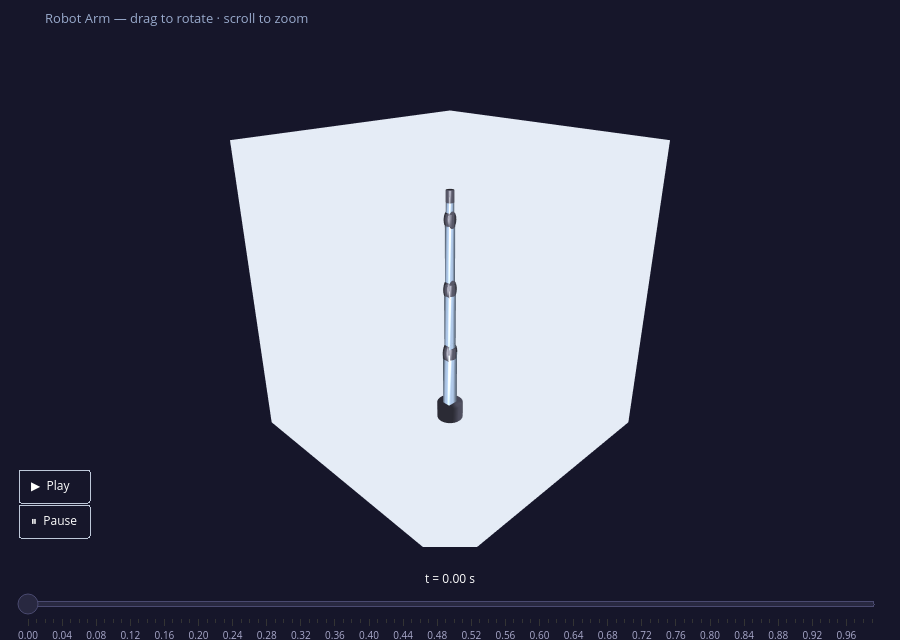

Write notebook code for a chart like this one.
### Markdown cell above
With this simple PD controller implemented, we can run the simulation with 0 on all join angles as the initial position and see how it behaves, plotting the results.

### Code cell
desired_state_func = lambda t: (
    np.array([0.3, 1, 0.5, -0.3, 1, 0.5, 0.1]),  # q_d
    np.zeros(7),                                    # q_dot_d
    np.zeros(7),                                    # q_ddot_d
)

t, q, q_dot = simulate(test_PID, desired_state_func, q_0=np.zeros(7), q_dot_0=np.zeros(7), t_span=(0, 1), dt=0.01, rtol=1e-3, atol=1e-5)

plot_tracking_error(t, q, desired_state_func)

animate_robot(t, q)

### Figure 1 — Plotly figure (JSON) as saved in the notebook; plotly's stock layout.template omitted (floating-point values rounded to 4 significant figures; data arrays with more than 128 entries replaced by an {"elided": "..."} marker saying what was removed)
{"data": [{"color": "#484858", "flatshading": false, "i": [0, 0, 44, 45, 1, 1, 44, 45, 2, 2, 44, 45, 3, 3, 44, 45, 4, 4, 44, 45, 5, 5, 44, 45, 6, 6, 44, 45, 7, 7, 44, 45, 8, 8, 44, 45, 9, 9, 44, 45, 10, 10, 44, 45, 11, 11, 44, 45, 12, 12, 44, 45, 13, 13, 44, 45, 14, 14, 44, 45, 15, 15, 44, 45, 16, 16, 44, 45, 17, 17, 44, 45, 18, 18, 44, 45, 19, 19, 44, 45, 20, 20, 44, 45, 21, 21, 44, 45], "j": [1, 23, 1, 22, 2, 24, 2, 23, 3, 25, 3, 24, 4, 26, 4, 25, 5, 27, 5, 26, 6, 28, 6, 27, 7, 29, 7, 28, 8, 30, 8, 29, 9, 31, 9, 30, 10, 32, 10, 31, 11, 33, 11, 32, 12, 34, 12, 33, 13, 35, 13, 34, 14, 36, 14, 35, 15, 37, 15, 36, 16, 38, 16, 37, 17, 39, 17, 38, 18, 40, 18, 39, 19, 41, 19, 40, 20, 42, 20, 41, 21, 43, 21, 42, 0, 22, 0, 43], "k": [23, 22, 0, 23, 24, 23, 1, 24, 25, 24, 2, 25, 26, 25, 3, 26, 27, 26, 4, 27, 28, 27, 5, 28, 29, 28, 6, 29, 30, 29, 7, 30, 31, 30, 8, 31, 32, 31, 9, 32, 33, 32, 10, 33, 34, 33, 11, 34, 35, 34, 12, 35, 36, 35, 13, 36, 37, 36, 14, 37, 38, 37, 15, 38, 39, 38, 16, 39, 40, 39, 17, 40, 41, 40, 18, 41, 42, 41, 19, 42, 43, 42, 20, 43, 22, 43, 21, 22], "lighting": {"ambient": 0.6, "diffuse": 0.8}, "showscale": false, "type": "mesh3d", "x": [0.13, 0.1247, 0.1094, 0.08513, 0.054, 0.0185, -0.0185, -0.054, -0.08513, -0.1094, -0.1247, -0.13, -0.1247, -0.1094, -0.08513, -0.054, -0.0185, 0.0185, 0.054, 0.08513, 0.1094, 0.1247, 0.13, 0.1247, 0.1094, 0.08513, 0.054, 0.0185, -0.0185, -0.054, -0.08513, -0.1094, -0.1247, -0.13, -0.1247, -0.1094, -0.08513, -0.054, -0.0185, 0.0185, 0.054, 0.08513, 0.1094, 0.1247, 0.0, 0.0], "y": [0.0, 0.03663, 0.07028, 0.09825, 0.1183, 0.1287, 0.1287, 0.1183, 0.09825, 0.07028, 0.03663, 1.592e-17, -0.03663, -0.07028, -0.09825, -0.1183, -0.1287, -0.1287, -0.1183, -0.09825, -0.07028, -0.03663, 0.0, 0.03663, 0.07028, 0.09825, 0.1183, 0.1287, 0.1287, 0.1183, 0.09825, 0.07028, 0.03663, 1.592e-17, -0.03663, -0.07028, -0.09825, -0.1183, -0.1287, -0.1287, -0.1183, -0.09825, -0.07028, -0.03663, 0.0, 0.0], "z": [-0.1, -0.1, -0.1, -0.1, -0.1, -0.1, -0.1, -0.1, -0.1, -0.1, -0.1, -0.1, -0.1, -0.1, -0.1, -0.1, -0.1, -0.1, -0.1, -0.1, -0.1, -0.1, 0.0, 0.0, 0.0, 0.0, 0.0, 0.0, 0.0, 0.0, 0.0, 0.0, 0.0, 0.0, 0.0, 0.0, 0.0, 0.0, 0.0, 0.0, 0.0, 0.0, 0.0, 0.0, -0.1, 0.0]}, {"color": "#AFC8E8", "flatshading": false, "i": [0, 0, 4, 4, 0, 0, 2, 2, 0, 0, 1, 1, 8, 8, 12, 12, 8, 8, 10, 10, 8, 8, 9, 9, 16, 16, 20, 20, 16, 16, 18, 18, 16, 16, 17, 17, 24, 24, 28, 28, 24, 24, 26, 26, 24, 24, 25, 25, 32, 32, 36, 36, 32, 32, 34, 34, 32, 32, 33, 33, 40, 40, 44, 44, 40, 40, 42, 42, 40, 40, 41, 41, 48, 48, 52, 52, 48, 48, 50, 50, 48, 48, 49, 49], "j": [1, 2, 6, 7, 4, 5, 6, 7, 3, 7, 5, 6, 9, 10, 14, 15, 12, 13, 14, 15, 11, 15, 13, 14, 17, 18, 22, 23, 20, 21, 22, 23, 19, 23, 21, 22, 25, 26, 30, 31, 28, 29, 30, 31, 27, 31, 29, 30, 33, 34, 38, 39, 36, 37, 38, 39, 35, 39, 37, 38, 41, 42, 46, 47, 44, 45, 46, 47, 43, 47, 45, 46, 49, 50, 54, 55, 52, 53, 54, 55, 51, 55, 53, 54], "k": [2, 3, 5, 6, 5, 1, 7, 3, 7, 4, 6, 2, 10, 11, 13, 14, 13, 9, 15, 11, 15, 12, 14, 10, 18, 19, 21, 22, 21, 17, 23, 19, 23, 20, 22, 18, 26, 27, 29, 30, 29, 25, 31, 27, 31, 28, 30, 26, 34, 35, 37, 38, 37, 33, 39, 35, 39, 36, 38, 34, 42, 43, 45, 46, 45, 41, 47, 43, 47, 44, 46, 42, 50, 51, 53, 54, 53, 49, 55, 51, 55, 52, 54, 50], "lighting": {"ambient": 0.45, "diffuse": 0.9, "fresnel": 0.15, "roughness": 0.25, "specular": 0.6}, "lightposition": {"x": 200, "y": 300, "z": 500}, "showscale": false, "type": "mesh3d", "x": [-0.055, 0.055, 0.055, -0.055, -0.055, 0.055, 0.055, -0.055, -0.045, 0.045, 0.045, -0.045, -0.045, 0.045, 0.045, -0.045, -0.0425, 0.0425, 0.0425, -0.0425, -0.0425, 0.0425, 0.0425, -0.0425, -0.0375, 0.0375, 0.0375, -0.0375, -0.0375, 0.0375, 0.0375, -0.0375, -0.035, 0.035, 0.035, -0.035, -0.035, 0.035, 0.035, -0.035, -0.03, 0.03, 0.03, -0.03, -0.03, 0.03, 0.03, -0.03, -0.0275, 0.0275, 0.0275, -0.0275, -0.0275, 0.0275, 0.0275, -0.0275], "y": [-0.0425, -0.0425, 0.0425, 0.0425, -0.0425, -0.0425, 0.0425, 0.0425, 0.0375, 0.0375, -0.0375, -0.0375, 0.0375, 0.0375, -0.0375, -0.0375, -0.035, -0.035, 0.035, 0.035, -0.035, -0.035, 0.035, 0.035, 0.0325, 0.0325, -0.0325, -0.0325, 0.0325, 0.0325, -0.0325, -0.0325, -0.03, -0.03, 0.03, 0.03, -0.03, -0.03, 0.03, 0.03, 0.0275, 0.0275, -0.0275, -0.0275, 0.0275, 0.0275, -0.0275, -0.0275, -0.025, -0.025, 0.025, 0.025, -0.025, -0.025, 0.025, 0.025], "z": [0.0, 0.0, 0.0, 0.0, 0.34, 0.34, 0.34, 0.34, 0.34, 0.34, 0.34, 0.34, 0.34, 0.34, 0.34, 0.34, 0.34, 0.34, 0.34, 0.34, 0.74, 0.74, 0.74, 0.74, 0.74, 0.74, 0.74, 0.74, 0.74, 0.74, 0.74, 0.74, 0.74, 0.74, 0.74, 0.74, 1.14, 1.14, 1.14, 1.14, 1.14, 1.14, 1.14, 1.14, 1.14, 1.14, 1.14, 1.14, 1.14, 1.14, 1.14, 1.14, 1.266, 1.266, 1.266, 1.266]}, {"color": "#585868", "flatshading": false, "i": {"elided": "616 int values"}, "j": {"elided": "616 int values"}, "k": {"elided": "616 int values"}, "lighting": {"ambient": 0.45, "diffuse": 0.9, "fresnel": 0.15, "roughness": 0.25, "specular": 0.6}, "lightposition": {"x": 200, "y": 300, "z": 500}, "showscale": false, "type": "mesh3d", "x": {"elided": "322 float values"}, "y": {"elided": "322 float values"}, "z": {"elided": "322 float values"}}], "layout": {"font": {"color": "white"}, "height": 640, "margin": {"b": 70, "l": 0, "r": 0, "t": 45}, "paper_bgcolor": "#16162a", "scene": {"aspectmode": "manual", "aspectratio": {"x": 1, "y": 1, "z": 1.1}, "bgcolor": "#16162a", "camera": {"eye": {"x": 1.4, "y": 1.4, "z": 0.9}}, "xaxis": {"range": [-1.3, 1.3], "showgrid": false, "showticklabels": false, "title": {"text": ""}, "zeroline": false}, "yaxis": {"range": [-1.3, 1.3], "showgrid": false, "showticklabels": false, "title": {"text": ""}, "zeroline": false}, "zaxis": {"range": [-0.15, 1.55], "showgrid": false, "showticklabels": false, "title": {"text": ""}, "zeroline": false}}, "sliders": [{"active": 0, "bgcolor": "#282840", "bordercolor": "#4a4a70", "currentvalue": {"font": {"color": "white", "size": 12}, "prefix": "t = ", "suffix": " s", "visible": true, "xanchor": "center"}, "font": {"color": "#aaaacc", "size": 10}, "len": 0.96, "steps": [{"args": [["0"], {"frame": {"duration": 0, "redraw": true}, "mode": "immediate"}], "label": "0.00", "method": "animate"}, {"args": [["1"], {"frame": {"duration": 0, "redraw": true}, "mode": "immediate"}], "label": "0.01", "method": "animate"}, {"args": [["2"], {"frame": {"duration": 0, "redraw": true}, "mode": "immediate"}], "label": "0.02", "method": "animate"}, {"args": [["3"], {"frame": {"duration": 0, "redraw": true}, "mode": "immediate"}], "label": "0.03", "method": "animate"}, {"args": [["4"], {"frame": {"duration": 0, "redraw": true}, "mode": "immediate"}], "label": "0.04", "method": "animate"}, {"args": [["5"], {"frame": {"duration": 0, "redraw": true}, "mode": "immediate"}], "label": "0.05", "method": "animate"}, {"args": [["6"], {"frame": {"duration": 0, "redraw": true}, "mode": "immediate"}], "label": "0.06", "method": "animate"}, {"args": [["7"], {"frame": {"duration": 0, "redraw": true}, "mode": "immediate"}], "label": "0.07", "method": "animate"}, {"args": [["8"], {"frame": {"duration": 0, "redraw": true}, "mode": "immediate"}], "label": "0.08", "method": "animate"}, {"args": [["9"], {"frame": {"duration": 0, "redraw": true}, "mode": "immediate"}], "label": "0.09", "method": "animate"}, {"args": [["10"], {"frame": {"duration": 0, "redraw": true}, "mode": "immediate"}], "label": "0.10", "method": "animate"}, {"args": [["11"], {"frame": {"duration": 0, "redraw": true}, "mode": "immediate"}], "label": "0.11", "method": "animate"}, {"args": [["12"], {"frame": {"duration": 0, "redraw": true}, "mode": "immediate"}], "label": "0.12", "method": "animate"}, {"args": [["13"], {"frame": {"duration": 0, "redraw": true}, "mode": "immediate"}], "label": "0.13", "method": "animate"}, {"args": [["14"], {"frame": {"duration": 0, "redraw": true}, "mode": "immediate"}], "label": "0.14", "method": "animate"}, {"args": [["15"], {"frame": {"duration": 0, "redraw": true}, "mode": "immediate"}], "label": "0.15", "method": "animate"}, {"args": [["16"], {"frame": {"duration": 0, "redraw": true}, "mode": "immediate"}], "label": "0.16", "method": "animate"}, {"args": [["17"], {"frame": {"duration": 0, "redraw": true}, "mode": "immediate"}], "label": "0.17", "method": "animate"}, {"args": [["18"], {"frame": {"duration": 0, "redraw": true}, "mode": "immediate"}], "label": "0.18", "method": "animate"}, {"args": [["19"], {"frame": {"duration": 0, "redraw": true}, "mode": "immediate"}], "label": "0.19", "method": "animate"}, {"args": [["20"], {"frame": {"duration": 0, "redraw": true}, "mode": "immediate"}], "label": "0.20", "method": "animate"}, {"args": [["21"], {"frame": {"duration": 0, "redraw": true}, "mode": "immediate"}], "label": "0.21", "method": "animate"}, {"args": [["22"], {"frame": {"duration": 0, "redraw": true}, "mode": "immediate"}], "label": "0.22", "method": "animate"}, {"args": [["23"], {"frame": {"duration": 0, "redraw": true}, "mode": "immediate"}], "label": "0.23", "method": "animate"}, {"args": [["24"], {"frame": {"duration": 0, "redraw": true}, "mode": "immediate"}], "label": "0.24", "method": "animate"}, {"args": [["25"], {"frame": {"duration": 0, "redraw": true}, "mode": "immediate"}], "label": "0.25", "method": "animate"}, {"args": [["26"], {"frame": {"duration": 0, "redraw": true}, "mode": "immediate"}], "label": "0.26", "method": "animate"}, {"args": [["27"], {"frame": {"duration": 0, "redraw": true}, "mode": "immediate"}], "label": "0.27", "method": "animate"}, {"args": [["28"], {"frame": {"duration": 0, "redraw": true}, "mode": "immediate"}], "label": "0.28", "method": "animate"}, {"args": [["29"], {"frame": {"duration": 0, "redraw": true}, "mode": "immediate"}], "label": "0.29", "method": "animate"}, {"args": [["30"], {"frame": {"duration": 0, "redraw": true}, "mode": "immediate"}], "label": "0.30", "method": "animate"}, {"args": [["31"], {"frame": {"duration": 0, "redraw": true}, "mode": "immediate"}], "label": "0.31", "method": "animate"}, {"args": [["32"], {"frame": {"duration": 0, "redraw": true}, "mode": "immediate"}], "label": "0.32", "method": "animate"}, {"args": [["33"], {"frame": {"duration": 0, "redraw": true}, "mode": "immediate"}], "label": "0.33", "method": "animate"}, {"args": [["34"], {"frame": {"duration": 0, "redraw": true}, "mode": "immediate"}], "label": "0.34", "method": "animate"}, {"args": [["35"], {"frame": {"duration": 0, "redraw": true}, "mode": "immediate"}], "label": "0.35", "method": "animate"}, {"args": [["36"], {"frame": {"duration": 0, "redraw": true}, "mode": "immediate"}], "label": "0.36", "method": "animate"}, {"args": [["37"], {"frame": {"duration": 0, "redraw": true}, "mode": "immediate"}], "label": "0.37", "method": "animate"}, {"args": [["38"], {"frame": {"duration": 0, "redraw": true}, "mode": "immediate"}], "label": "0.38", "method": "animate"}, {"args": [["39"], {"frame": {"duration": 0, "redraw": true}, "mode": "immediate"}], "label": "0.39", "method": "animate"}, {"args": [["40"], {"frame": {"duration": 0, "redraw": true}, "mode": "immediate"}], "label": "0.40", "method": "animate"}, {"args": [["41"], {"frame": {"duration": 0, "redraw": true}, "mode": "immediate"}], "label": "0.41", "method": "animate"}, {"args": [["42"], {"frame": {"duration": 0, "redraw": true}, "mode": "immediate"}], "label": "0.42", "method": "animate"}, {"args": [["43"], {"frame": {"duration": 0, "redraw": true}, "mode": "immediate"}], "label": "0.43", "method": "animate"}, {"args": [["44"], {"frame": {"duration": 0, "redraw": true}, "mode": "immediate"}], "label": "0.44", "method": "animate"}, {"args": [["45"], {"frame": {"duration": 0, "redraw": true}, "mode": "immediate"}], "label": "0.45", "method": "animate"}, {"args": [["46"], {"frame": {"duration": 0, "redraw": true}, "mode": "immediate"}], "label": "0.46", "method": "animate"}, {"args": [["47"], {"frame": {"duration": 0, "redraw": true}, "mode": "immediate"}], "label": "0.47", "method": "animate"}, {"args": [["48"], {"frame": {"duration": 0, "redraw": true}, "mode": "immediate"}], "label": "0.48", "method": "animate"}, {"args": [["49"], {"frame": {"duration": 0, "redraw": true}, "mode": "immediate"}], "label": "0.49", "method": "animate"}, {"args": [["50"], {"frame": {"duration": 0, "redraw": true}, "mode": "immediate"}], "label": "0.50", "method": "animate"}, {"args": [["51"], {"frame": {"duration": 0, "redraw": true}, "mode": "immediate"}], "label": "0.51", "method": "animate"}, {"args": [["52"], {"frame": {"duration": 0, "redraw": true}, "mode": "immediate"}], "label": "0.52", "method": "animate"}, {"args": [["53"], {"frame": {"duration": 0, "redraw": true}, "mode": "immediate"}], "label": "0.53", "method": "animate"}, {"args": [["54"], {"frame": {"duration": 0, "redraw": true}, "mode": "immediate"}], "label": "0.54", "method": "animate"}, {"args": [["55"], {"frame": {"duration": 0, "redraw": true}, "mode": "immediate"}], "label": "0.55", "method": "animate"}, {"args": [["56"], {"frame": {"duration": 0, "redraw": true}, "mode": "immediate"}], "label": "0.56", "method": "animate"}, {"args": [["57"], {"frame": {"duration": 0, "redraw": true}, "mode": "immediate"}], "label": "0.57", "method": "animate"}, {"args": [["58"], {"frame": {"duration": 0, "redraw": true}, "mode": "immediate"}], "label": "0.58", "method": "animate"}, {"args": [["59"], {"frame": {"duration": 0, "redraw": true}, "mode": "immediate"}], "label": "0.59", "method": "animate"}, {"args": [["60"], {"frame": {"duration": 0, "redraw": true}, "mode": "immediate"}], "label": "0.60", "method": "animate"}, {"args": [["61"], {"frame": {"duration": 0, "redraw": true}, "mode": "immediate"}], "label": "0.61", "method": "animate"}, {"args": [["62"], {"frame": {"duration": 0, "redraw": true}, "mode": "immediate"}], "label": "0.62", "method": "animate"}, {"args": [["63"], {"frame": {"duration": 0, "redraw": true}, "mode": "immediate"}], "label": "0.63", "method": "animate"}, {"args": [["64"], {"frame": {"duration": 0, "redraw": true}, "mode": "immediate"}], "label": "0.64", "method": "animate"}, {"args": [["65"], {"frame": {"duration": 0, "redraw": true}, "mode": "immediate"}], "label": "0.65", "method": "animate"}, {"args": [["66"], {"frame": {"duration": 0, "redraw": true}, "mode": "immediate"}], "label": "0.66", "method": "animate"}, {"args": [["67"], {"frame": {"duration": 0, "redraw": true}, "mode": "immediate"}], "label": "0.67", "method": "animate"}, {"args": [["68"], {"frame": {"duration": 0, "redraw": true}, "mode": "immediate"}], "label": "0.68", "method": "animate"}, {"args": [["69"], {"frame": {"duration": 0, "redraw": true}, "mode": "immediate"}], "label": "0.69", "method": "animate"}, {"args": [["70"], {"frame": {"duration": 0, "redraw": true}, "mode": "immediate"}], "label": "0.70", "method": "animate"}, {"args": [["71"], {"frame": {"duration": 0, "redraw": true}, "mode": "immediate"}], "label": "0.71", "method": "animate"}, {"args": [["72"], {"frame": {"duration": 0, "redraw": true}, "mode": "immediate"}], "label": "0.72", "method": "animate"}, {"args": [["73"], {"frame": {"duration": 0, "redraw": true}, "mode": "immediate"}], "label": "0.73", "method": "animate"}, {"args": [["74"], {"frame": {"duration": 0, "redraw": true}, "mode": "immediate"}], "label": "0.74", "method": "animate"}, {"args": [["75"], {"frame": {"duration": 0, "redraw": true}, "mode": "immediate"}], "label": "0.75", "method": "animate"}, {"args": [["76"], {"frame": {"duration": 0, "redraw": true}, "mode": "immediate"}], "label": "0.76", "method": "animate"}, {"args": [["77"], {"frame": {"duration": 0, "redraw": true}, "mode": "immediate"}], "label": "0.77", "method": "animate"}, {"args": [["78"], {"frame": {"duration": 0, "redraw": true}, "mode": "immediate"}], "label": "0.78", "method": "animate"}, {"args": [["79"], {"frame": {"duration": 0, "redraw": true}, "mode": "immediate"}], "label": "0.79", "method": "animate"}, {"args": [["80"], {"frame": {"duration": 0, "redraw": true}, "mode": "immediate"}], "label": "0.80", "method": "animate"}, {"args": [["81"], {"frame": {"duration": 0, "redraw": true}, "mode": "immediate"}], "label": "0.81", "method": "animate"}, {"args": [["82"], {"frame": {"duration": 0, "redraw": true}, "mode": "immediate"}], "label": "0.82", "method": "animate"}, {"args": [["83"], {"frame": {"duration": 0, "redraw": true}, "mode": "immediate"}], "label": "0.83", "method": "animate"}, {"args": [["84"], {"frame": {"duration": 0, "redraw": true}, "mode": "immediate"}], "label": "0.84", "method": "animate"}, {"args": [["85"], {"frame": {"duration": 0, "redraw": true}, "mode": "immediate"}], "label": "0.85", "method": "animate"}, {"args": [["86"], {"frame": {"duration": 0, "redraw": true}, "mode": "immediate"}], "label": "0.86", "method": "animate"}, {"args": [["87"], {"frame": {"duration": 0, "redraw": true}, "mode": "immediate"}], "label": "0.87", "method": "animate"}, {"args": [["88"], {"frame": {"duration": 0, "redraw": true}, "mode": "immediate"}], "label": "0.88", "method": "animate"}, {"args": [["89"], {"frame": {"duration": 0, "redraw": true}, "mode": "immediate"}], "label": "0.89", "method": "animate"}, {"args": [["90"], {"frame": {"duration": 0, "redraw": true}, "mode": "immediate"}], "label": "0.90", "method": "animate"}, {"args": [["91"], {"frame": {"duration": 0, "redraw": true}, "mode": "immediate"}], "label": "0.91", "method": "animate"}, {"args": [["92"], {"frame": {"duration": 0, "redraw": true}, "mode": "immediate"}], "label": "0.92", "method": "animate"}, {"args": [["93"], {"frame": {"duration": 0, "redraw": true}, "mode": "immediate"}], "label": "0.93", "method": "animate"}, {"args": [["94"], {"frame": {"duration": 0, "redraw": true}, "mode": "immediate"}], "label": "0.94", "method": "animate"}, {"args": [["95"], {"frame": {"duration": 0, "redraw": true}, "mode": "immediate"}], "label": "0.95", "method": "animate"}, {"args": [["96"], {"frame": {"duration": 0, "redraw": true}, "mode": "immediate"}], "label": "0.96", "method": "animate"}, {"args": [["97"], {"frame": {"duration": 0, "redraw": true}, "mode": "immediate"}], "label": "0.97", "method": "animate"}, {"args": [["98"], {"frame": {"duration": 0, "redraw": true}, "mode": "immediate"}], "label": "0.98", "method": "animate"}, {"args": [["99"], {"frame": {"duration": 0, "redraw": true}, "mode": "immediate"}], "label": "0.99", "method": "animate"}], "transition": {"duration": 0}, "x": 0.02, "y": 0}], "title": {"font": {"color": "#99aacc", "size": 13}, "text": "Robot Arm — drag to rotate · scroll to zoom"}, "updatemenus": [{"buttons": [{"args": [null, {"frame": {"duration": 16, "redraw": true}, "fromcurrent": true, "mode": "immediate"}], "label": "▶  Play", "method": "animate"}, {"args": [[null], {"frame": {"duration": 0}, "mode": "immediate"}], "label": "⏸  Pause", "method": "animate"}], "showactive": false, "type": "buttons", "x": 0.02, "xanchor": "left", "y": 0.02, "yanchor": "bottom"}]}}
